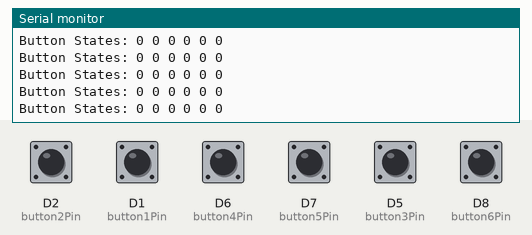
Bench run of a sketch on a simulated ESP8266 (NodeMCU). Shown: the last lines printed to the serial monitor. The test bench sets the inputs (shaded band); at power-on: D1 (button1Pin), D2 (button2Pin), D5 (button3Pin), D6 (button4Pin), D7 (button5Pin), D8 (button6Pin) LOW.

Above: at 1.2 s.
1.3 s: D2 (button2Pin) pulled HIGH for 0.15 s
At 1.36 s:
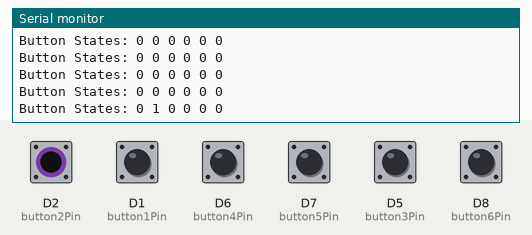
2.9 s: D1 (button1Pin) pulled HIGH for 0.15 s
At 2.96 s:
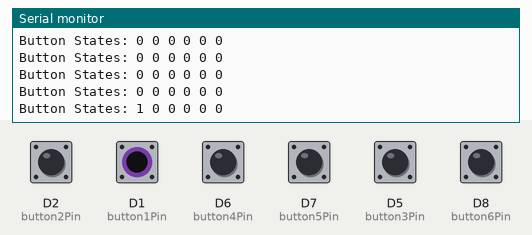
4.5 s: D6 (button4Pin) pulled HIGH for 0.15 s
At 4.57 s:
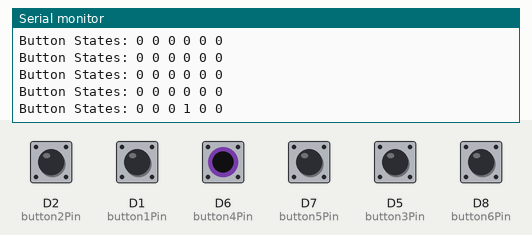
6.1 s: D7 (button5Pin) pulled HIGH for 0.15 s
At 6.17 s:
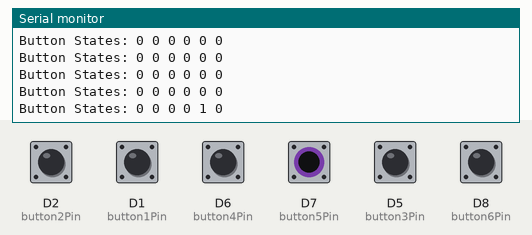
7.7 s: D5 (button3Pin) pulled HIGH for 0.15 s
At 7.77 s:
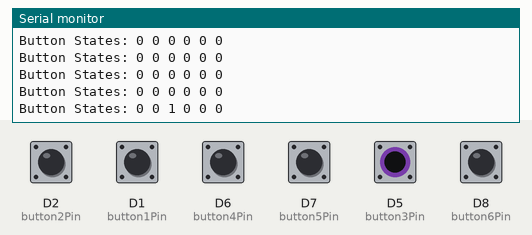
9.3 s: D8 (button6Pin) pulled HIGH for 0.15 s
At 9.38 s:
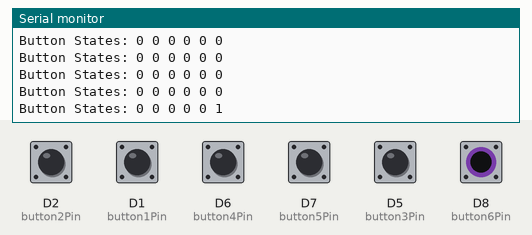

The sketch:

basic-d1-6button.ino
```cpp
#include "pin_definitions.h"

// Variables to store button states
int buttonStates[numButtons] = {0};
int lastButtonStates[numButtons] = {0};
unsigned long lastDebounceTimes[numButtons] = {0};
unsigned long lastDebugTime = 0;
bool hardwareTestMode = false;  // Temporarily disabled for debugging

void setup() {
  // Initialize serial communication
  Serial.begin(9600);
  Serial.println("\n\n=== 6-Button Controller Setup ===");

  // Set all button pins as inputs (using external pull-down resistors)
  pinMode(button1Pin, INPUT);
  pinMode(button2Pin, INPUT);
  pinMode(button3Pin, INPUT);
  pinMode(button4Pin, INPUT);
  pinMode(button5Pin, INPUT);
  pinMode(button6Pin, INPUT);

  Serial.println("All buttons initialized");
  Serial.println("Starting main loop...");
}

void loop() {
  // Simple continuous reading of all buttons
  Serial.print("Button States: ");
  Serial.print(digitalRead(button1Pin));
  Serial.print(" ");
  Serial.print(digitalRead(button2Pin));
  Serial.print(" ");
  Serial.print(digitalRead(button3Pin));
  Serial.print(" ");
  Serial.print(digitalRead(button4Pin));
  Serial.print(" ");
  Serial.print(digitalRead(button5Pin));
  Serial.print(" ");
  Serial.println(digitalRead(button6Pin));

  delay(100);  // Small delay to prevent overwhelming the serial output
}
```

pin_definitions.h
```cpp
#ifndef PIN_DEFINITIONS_H
#define PIN_DEFINITIONS_H

// Button pin definitions for 6-button controller
// Using D1, D2, D5, D6, D7, D8 pins
const int button1Pin = D1;  // Button 1
const int button2Pin = D2;  // Button 2
const int button3Pin = D5;  // Button 3
const int button4Pin = D6;  // Button 4
const int button5Pin = D7;  // Button 5
const int button6Pin = D8;  // Button 6

// Number of buttons
const int numButtons = 6;

// Debounce time in milliseconds
const int debounceTime = 50;

// Board detection and pin definitions
#ifdef ESP32
  // ESP32-WROOM-32 pin configuration
  const int ledPin = 27;     // IO27 for LED
  const int neoPixelPin = 16; // IO16 for NeoPixel
#else
  // ESP8266 pin configuration
  const int ledPin = 12;     // GPIO13 for LED
  const int neoPixelPin = 15 ; // GPIO12 for NeoPixel
#endif

const int numPixels = 1;    // Number of NeoPixels
const int brightness = 20;  // Low brightness

#endif // PIN_DEFINITIONS_H 
```

Measured:
- after the input at 1.3 s, the serial monitor: prints a new line after 0.05 s (image 1)
- after the input at 2.9 s, the serial monitor: prints a new line after 0.06 s (image 2)
- after the input at 4.5 s, the serial monitor: prints a new line after 0.06 s (image 3)
- after the input at 6.1 s, the serial monitor: prints a new line after 0.06 s (image 4)
- after the input at 7.7 s, the serial monitor: prints a new line after 0.07 s (image 5)
- after the input at 9.3 s, the serial monitor: prints a new line after 0.07 s (image 6)
